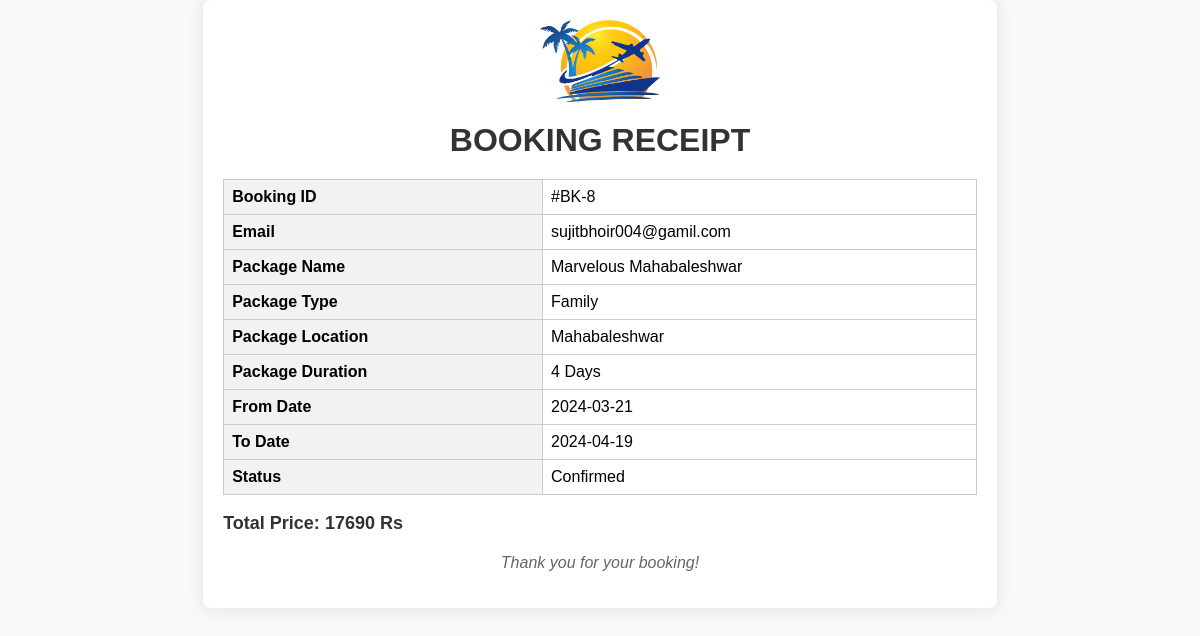
The page /receipt.php?bkid=8 on the database its author committed.
### tables this page shows
CREATE TABLE `tblbooking` (
  `BookingId` int(11) NOT NULL,
  `PackageId` int(11) DEFAULT NULL,
  `UserEmail` varchar(100) DEFAULT NULL,
  `FromDate` varchar(100) DEFAULT NULL,
  `ToDate` varchar(100) DEFAULT NULL,
  `Comment` mediumtext DEFAULT NULL,
  `RegDate` timestamp NULL DEFAULT current_timestamp(),
  `status` int(11) DEFAULT NULL,
  `CancelledBy` varchar(5) DEFAULT NULL,
  `UpdationDate` timestamp NULL DEFAULT NULL ON UPDATE current_timestamp(),
  `membercount` int(11) DEFAULT NULL,
  `paymentstatus` int(10) DEFAULT NULL
);

CREATE TABLE `tbltourpackages` (
  `PackageId` int(11) NOT NULL,
  `PackageName` varchar(200) DEFAULT NULL,
  `PackageType` varchar(150) DEFAULT NULL,
  `PackageLocation` varchar(100) DEFAULT NULL,
  `PackagePrice` int(11) DEFAULT NULL,
  `PackageFetures` varchar(255) DEFAULT NULL,
  `PackageDetails` mediumtext DEFAULT NULL,
  `PackageImage` varchar(100) DEFAULT NULL,
  `Creationdate` timestamp NULL DEFAULT current_timestamp(),
  `UpdationDate` timestamp NULL DEFAULT NULL ON UPDATE current_timestamp(),
  `PackageOtherImages` varchar(100) DEFAULT NULL,
  `MapLocation` varchar(1000) DEFAULT NULL,
  `days` int(10) DEFAULT NULL
);

### receipt.php (the view, shortened to what this page needs)
<?php
include('includes/config.php');
if (isset($_GET['bkid'])) {
    $bookingId = intval($_GET['bkid']);
    $sql = "SELECT * FROM tblbooking WHERE BookingId = :bookingId";
    $query = $dbh->prepare($sql);
    $query->bindParam(':bookingId', $bookingId, PDO::PARAM_INT);
    $query->execute();
    $result = $query->fetch(PDO::FETCH_ASSOC);
    if ($result) {
        $pkgid = $result['PackageId'];
        $email = $result['UserEmail'];
        $fromDate = $result['FromDate'];
        $toDate = $result['ToDate'];
        $status = $result['status'];
        $packageSql = "SELECT * FROM tbltourpackages WHERE PackageId = :pkgid";
        $packageQuery = $dbh->prepare($packageSql);
        $packageQuery->bindParam(':pkgid', $pkgid, PDO::PARAM_INT);
        $packageQuery->execute();
        $packageResult = $packageQuery->fetch(PDO::FETCH_ASSOC);
        if ($packageResult) {
            $packageName = $packageResult['PackageName'];
            $packageType = $packageResult['PackageType'];
            $packageLocation = $packageResult['PackageLocation'];
            $packageDur = $packageResult['days'];
            $totalPrice = $packageResult['PackagePrice'];
?>
<!DOCTYPE html>
<html lang="en">
<head>
</head>
<body>
<div class="container">
    <img src="assets/img/favicon.png" alt="Company Logo" class="logo">
    <div class="receipt-header">
        <h1>Booking Receipt</h1>
    </div>
    <div class="receipt-info">
        <table>
            <tr>
                <th>Booking ID</th>
                <td>#BK-<?php echo htmlentities($bookingId); ?></td>
            </tr>
            <tr>
                <th>Email</th>
                <td><?php echo htmlentities($email); ?></td>
            </tr>
            <tr>
                <th>Package Name</th>
                <td><?php echo htmlentities($packageName); ?></td>
            </tr>
            <tr>
                <th>Package Type</th>
                <td><?php echo htmlentities($packageType); ?></td>
            </tr>
            <tr>
                <th>Package Location</th>
                <td><?php echo htmlentities($packageLocation); ?></td>
            </tr>
            <tr>
                <th>Package Duration</th>
                <td><?php echo htmlentities($packageDur); ?> Days</td>
            </tr>
            <tr>
                <th>From Date</th>
                <td><?php echo htmlentities($fromDate); ?></td>
            </tr>
            <tr>
                <th>To Date</th>
                <td><?php echo htmlentities($toDate); ?></td>
            </tr>
            <tr>
                <th>Status</th>
                <td><?php echo ($status == 0) ? "Pending" : (($status == 1) ? "Confirmed" : "Cancelled"); ?></td>
            </tr>
        </table>
    </div>
    <br>
    <div class="total">
        <?php if (isset($totalPrice)) { ?>
            <p><strong>Total Price:</strong> <?php echo htmlentities($totalPrice); ?> Rs</p>
        <?php } ?>
    </div>
    <p class="thank-you">Thank you for your booking!</p>
</div>
</body>
</html>
<?php
} else {
            echo "Tour package not found.";
        }
    } else {
        echo "Booking not found.";
    }
} else {
    echo "Booking ID not provided.";
}
?>

### receipt.php (style rules this page uses)
body { font-family: Arial, sans-serif; margin: 0; padding: 0; background-color: #f9f9f9; }
.container { width: 210mm; max-width: 100%; margin: 0 auto; padding: 20px; background-color: #fff; border-radius: 8px; box-shadow: 0 0 20px rgba(0, 0, 0, 0.1); box-sizing: border-box; page-break-inside: avoid; }
.logo { display: block; margin: 0 auto; width: 120px; margin-bottom: 20px; }
.receipt-header { text-align: center; margin-bottom: 20px; }
.receipt-header h1 { color: #333; font-weight: 700; text-transform: uppercase; margin: 0; }
.receipt-info table { width: 100%; border-collapse: collapse; }
.receipt-info th, .receipt-info td { border: 1px solid #ccc; padding: 8px; text-align: left; }
.receipt-info th { background-color: #f2f2f2; }
.total p { font-size: 18px; font-weight: 700; color: #333; margin: 0; }
.thank-you { text-align: center; margin-top: 20px; font-style: italic; color: #666; }

### rows shown on the page
tblbooking: UserEmail "sujitbhoir004@gamil.com", FromDate "2024-03-21", ToDate "2024-04-19"
tbltourpackages: PackageName "Marvelous Mahabaleshwar", PackageType "Family", PackageLocation "Mahabaleshwar", days "4", PackagePrice "17690"

### other values the page prints
$bookingId "8"
